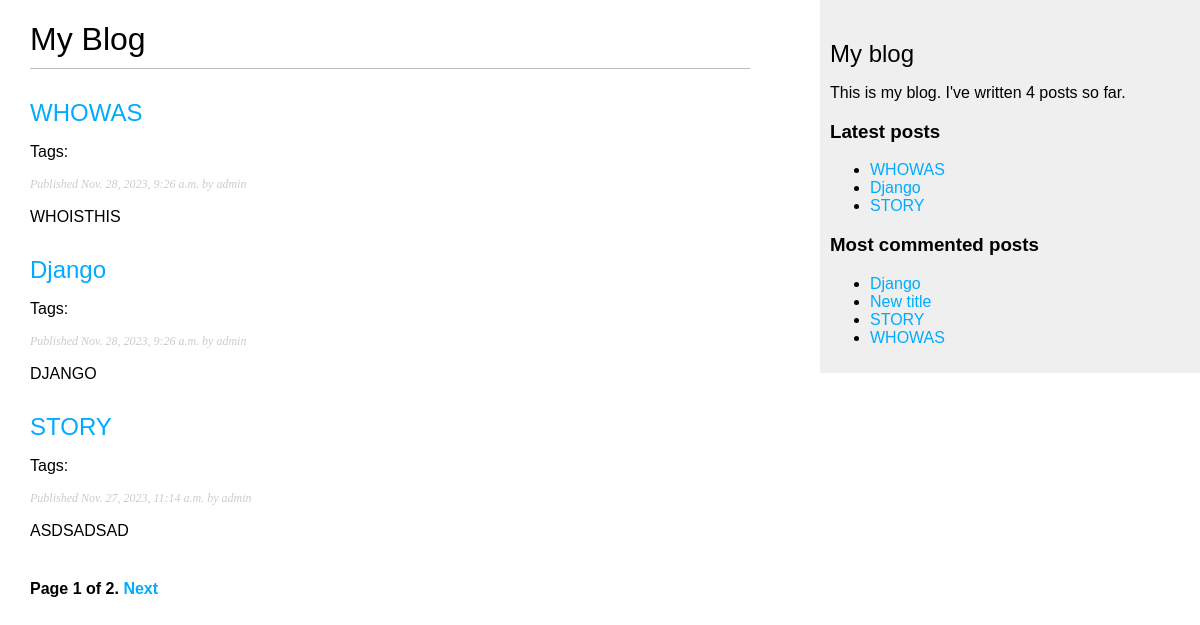
The page /blog/ on the database as committed earlier.
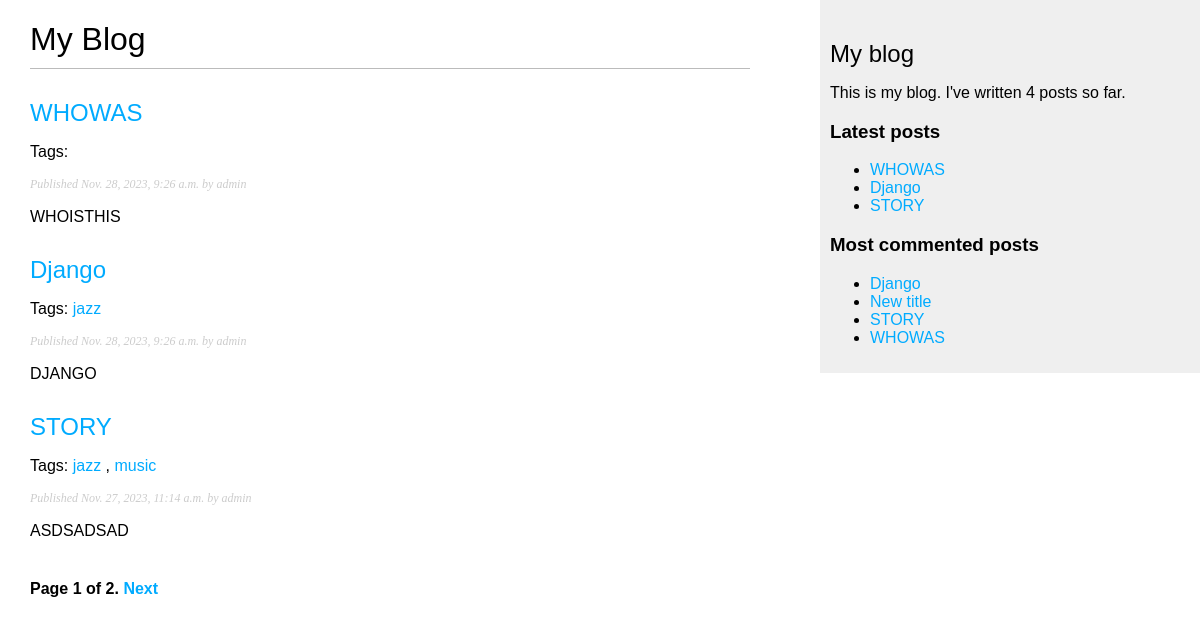
The same page on the database as committed later.
### blog/models.py (models this page shows, shortened)
class Post(models.Model):
    class Status(models.TextChoices):
        DRAFT = 'DF', 'Draft'
        PUBLISHED = 'PB', 'Published'
    title = models.CharField(max_length=250)
    slug = models.SlugField(max_length=250,
                            unique_for_date='publish')
    author = models.ForeignKey(User,
                               on_delete=models.CASCADE,
                               related_name='blog_posts')
    body = models.TextField()
    publish = models.DateTimeField(default=timezone.now)
    created = models.DateTimeField(auto_now_add=True)
    updated = models.DateTimeField(auto_now=True)
    status = models.CharField(max_length=2,
                              choices=Status.choices,
                              default=Status.DRAFT)
    objects = models.Manager()
    published = PublishedManager()
    tags = TaggableManager()
    class Meta:
        ordering = ['-publish']
        indexes = [
            models.Index(fields=['-publish']),
        ]
    def get_absolute_url(self):
        return reverse('blog:post_detail',
                       args=[self.publish.year,
                             self.publish.month,
                             self.publish.day,
                             self.slug])

### blog/views.py (the view)
# urls.py: path('', views.post_list, name='post_list'),
def post_list(request, tag_slug=None):
    post_list_ = Post.published.all()
    tag = None
    if tag_slug:
        tag = get_object_or_404(Tag, slug=tag_slug)
        post_list_ = post_list_.filter(tags__in=[tag])
    paginator_ = Paginator(post_list_, 3)
    page_number = request.GET.get('page', 1)
    try:
        posts = paginator_.page(page_number)
    except PageNotAnInteger:
        posts = paginator_.page(1)
    except EmptyPage:
        posts = paginator_.page(paginator_.num_pages)
    return render(request, 'blog/post/list.html', {'posts': posts, 'tag': tag})

### blog/models.py (called while the page is built)
    def get_queryset(self):
        return super().get_queryset().filter(status=Post.Status.PUBLISHED)

### blog/templatetags/blog_tags.py (called while the page is built)
@register.filter(name='markdown')
def markdown_format(text):
    return mark_safe(markdown.markdown(text))

@register.simple_tag
def get_most_commented_posts(count=5):
    return Post.published.annotate(
        total_comments=Count('comments')
    ).order_by('-total_comments')[:count]

@register.inclusion_tag('blog/post/latest_posts.html')
def show_latest_posts(count=5):
    latest_posts = Post.published.order_by('-publish')[:count]
    return {'latest_posts': latest_posts}

@register.simple_tag
def total_posts():
    return Post.published.count()

### templates/blog/post/list.html (shortened to what this page needs)
{%  extends "blog/base.html" %}
{% load blog_tags %}
{% block content %}
    <h1>My Blog</h1>
    {%  for post in posts %}
        <h2>
            <a href="{{ post.get_absolute_url }}">
                {{ post.title }}
            </a>
        </h2>
        <p class="tags">
            Tags:
            {% for tag in post.tags.all %}
                <a href="{% url "blog:post_list_by_tag" tag.slug %}">
                    {{ tag.name }}
                </a>
                {% if not forloop.last %}, {% endif %}
            {% endfor %}
        </p>
        <p class="date">
            Published {{ post.publish }} by {{ post.author }}
        </p>
         {{ post.body|markdown|truncatewords_html:30 }}
    {% endfor %}
    {% include 'pagination.html' with page=posts %}
{% endblock %}

### templates/blog/base.html (shortened to what this page needs)
{% load blog_tags %}
{% load static %}
<!DOCTYPE html>
<html lang='en'>
<head>
    <link href='{% static 'css/blog.css' %}' rel='stylesheet'>
</head>
<body>
    <div id='content'>
        {% block content %}
        {% endblock %}
    </div>
    <div id='sidebar'>
        <h2>My blog</h2>
        <p>This is my blog. I've written {% total_posts %} posts so far.</p>
        <h3>Latest posts</h3>
        {% show_latest_posts 3 %}
        <h3>Most commented posts</h3>
        {% get_most_commented_posts as most_commented_posts %}
        <ul>
            {% for post in most_commented_posts %}
            <li>
                <a href="{{ post.get_absolute_url }}">{{ post.title }}</a>
            </li>
            {% endfor %}
        </ul>
    </div>
</body>
</html>

### templates/blog/post/latest_posts.html
<ul>
    {% for post in latest_posts %}
        <li>
            <a href="{{ post.get_absolute_url }}">{{ post.title }}</a>
        </li>
    {% endfor %}
</ul>

Rows that differ between the two databases and show on the page:
changed Post "Django": gains Tag (name "jazz")
changed Post "STORY": gains Tag (name "jazz"); gains Tag (name "music")
